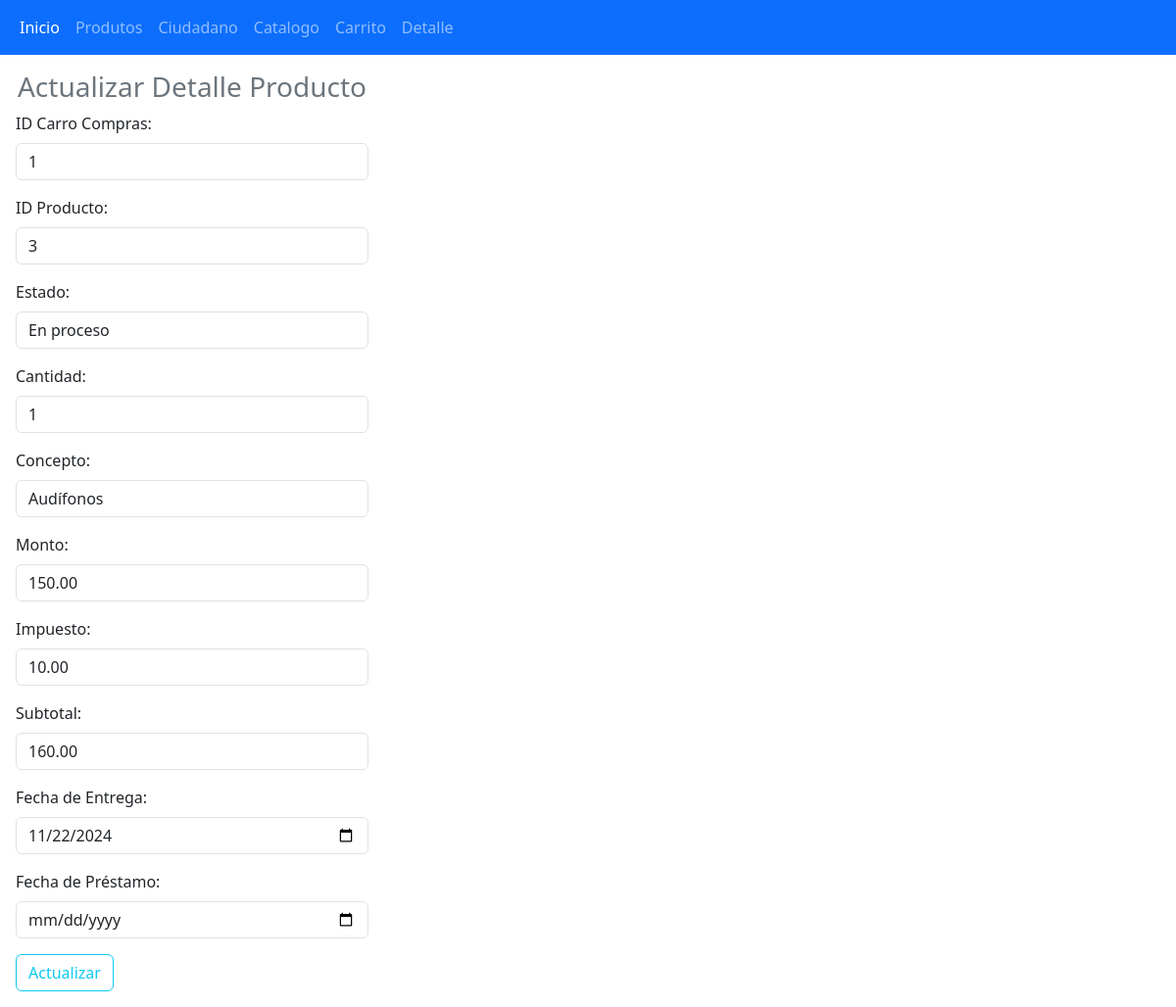
/actualizar/actualizarDetalle.php?id=2, run on an earlier commit of the app's database.
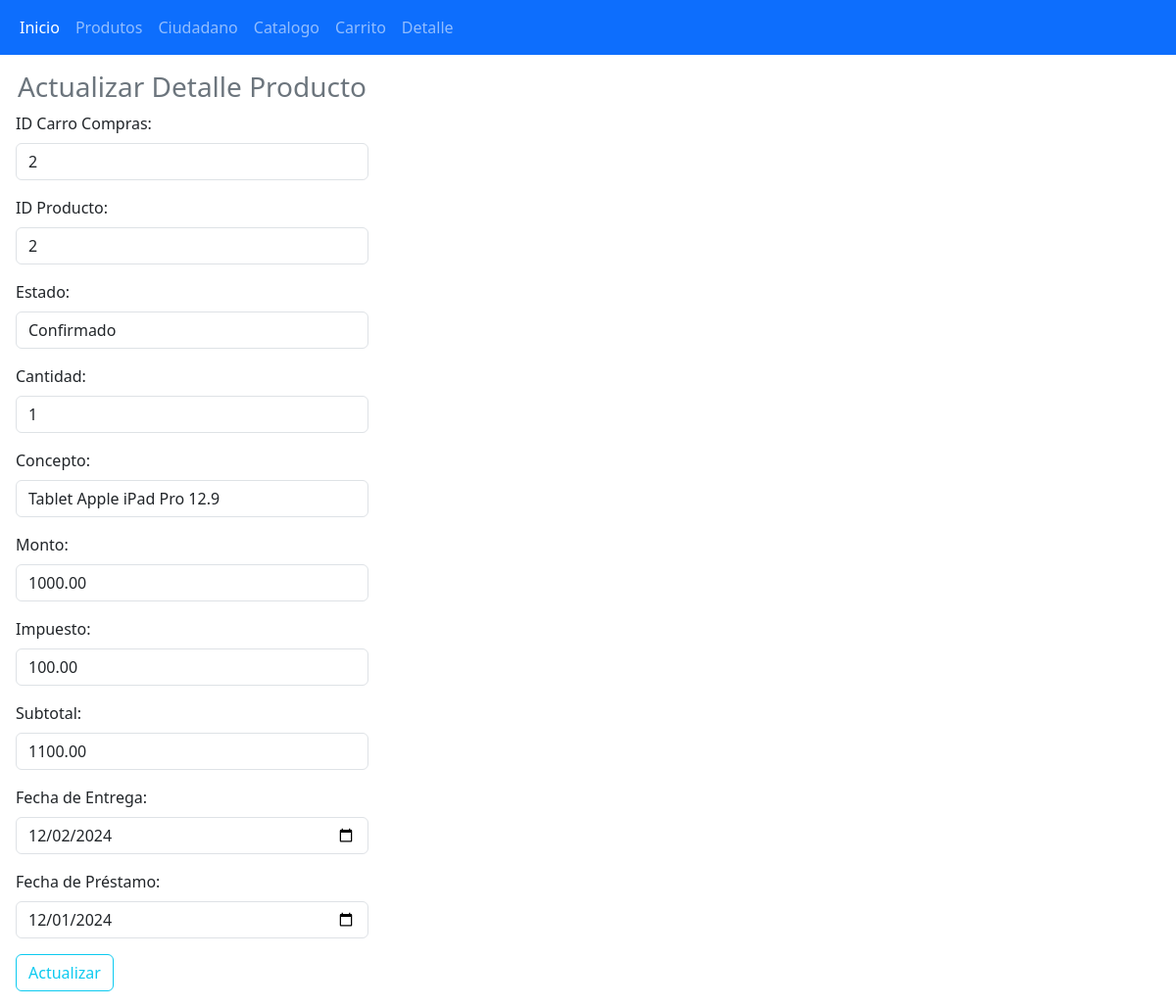
And on a later commit of the database.
### tables this page shows
CREATE TABLE `detalleproducto` (
  `id` int(11) NOT NULL,
  `idCarroCompras` int(11) NOT NULL,
  `idProducto` int(11) NOT NULL,
  `estado` varchar(20) DEFAULT NULL,
  `cantidad` int(11) DEFAULT NULL,
  `concepto` text DEFAULT NULL,
  `monto` decimal(10,2) DEFAULT NULL,
  `impuesto` decimal(10,2) DEFAULT NULL,
  `subtotal` decimal(10,2) DEFAULT NULL,
  `fechaEntrega` date DEFAULT NULL,
  `fechaPrestamo` date DEFAULT NULL
);

### actualizar/actualizarDetalle.php (the view, shortened to what this page needs)
<?php
include "../conexion.php";
$id = $_GET['id'];
$sql = $conexion->query("SELECT id, idCarroCompras, idProducto, estado, cantidad, concepto, monto, impuesto, subtotal, fechaEntrega, fechaPrestamo FROM detalleproducto WHERE id = $id");
$detalle = $sql->fetch_object();
?>
<!DOCTYPE html>
<html lang="es">
<head>
    <link href="https://cdn.jsdelivr.net/npm/bootstrap@5.3.3/dist/css/bootstrap.min.css" rel="stylesheet">
</head>
<body>
<?php include "../navbar.php"; ?>
<div class="container-fluid row">
    <form class="col-4 p-3" method="POST">
        <fieldset>
            <h3 class="text-center text-secondary">Actualizar Detalle Producto</h3>
            <div class="mb-3">
                <label class="form-label">ID Carro Compras:</label>
                <input type="text" class="form-control" name="idCarroCompras" value="<?= $detalle->idCarroCompras ?>" required>
            </div>
            <div class="mb-3">
                <label class="form-label">ID Producto:</label>
                <input type="text" class="form-control" name="idProducto" value="<?= $detalle->idProducto ?>" required>
            </div>
            <div class="mb-3">
                <label class="form-label">Estado:</label>
                <input type="text" class="form-control" name="estado" value="<?= $detalle->estado ?>" required>
            </div>
            <div class="mb-3">
                <label class="form-label">Cantidad:</label>
                <input type="number" class="form-control" name="cantidad" value="<?= $detalle->cantidad ?>" required>
            </div>
            <div class="mb-3">
                <label class="form-label">Concepto:</label>
                <input type="text" class="form-control" name="concepto" value="<?= $detalle->concepto ?>" required>
            </div>
            <div class="mb-3">
                <label class="form-label">Monto:</label>
                <input type="number" step="0.01" class="form-control" name="monto" value="<?= $detalle->monto ?>" required>
            </div>
            <div class="mb-3">
                <label class="form-label">Impuesto:</label>
                <input type="number" step="0.01" class="form-control" name="impuesto" value="<?= $detalle->impuesto ?>" required>
            </div>
            <div class="mb-3">
                <label class="form-label">Subtotal:</label>
                <input type="number" step="0.01" class="form-control" name="subtotal" value="<?= $detalle->subtotal ?>" required>
            </div>
            <div class="mb-3">
                <label class="form-label">Fecha de Entrega:</label>
                <input type="date" class="form-control" name="fechaEntrega" value="<?= $detalle->fechaEntrega ?>" required>
            </div>
            <div class="mb-3">
                <label class="form-label">Fecha de Préstamo:</label>
                <input type="date" class="form-control" name="fechaPrestamo" value="<?= $detalle->fechaPrestamo ?>" required>
            </div>
            <button type="submit" class="btn btn-outline-info m-auto" name="btnActualizar" value="ok">Actualizar</button>
        </fieldset>
    </form>
</div>
</body>
</html>

What changed in the data, as far as the page shows it:
changed detalleproducto: idCarroCompras "1" → "2"; idProducto "3" → "2"; estado "En proceso" → "Confirmado"; monto "150.00" → "1000.00"; impuesto "10.00" → "100.00"; subtotal "160.00" → "1100.00"; fechaEntrega "11/22/2024" → "12/02/2024"; fechaPrestamo (not shown) → "12/01/2024"; concepto "Audífonos" → (not shown)
Also different on the page:
form field concepto: (not shown) → "Tablet Apple iPad Pro 12.9"
